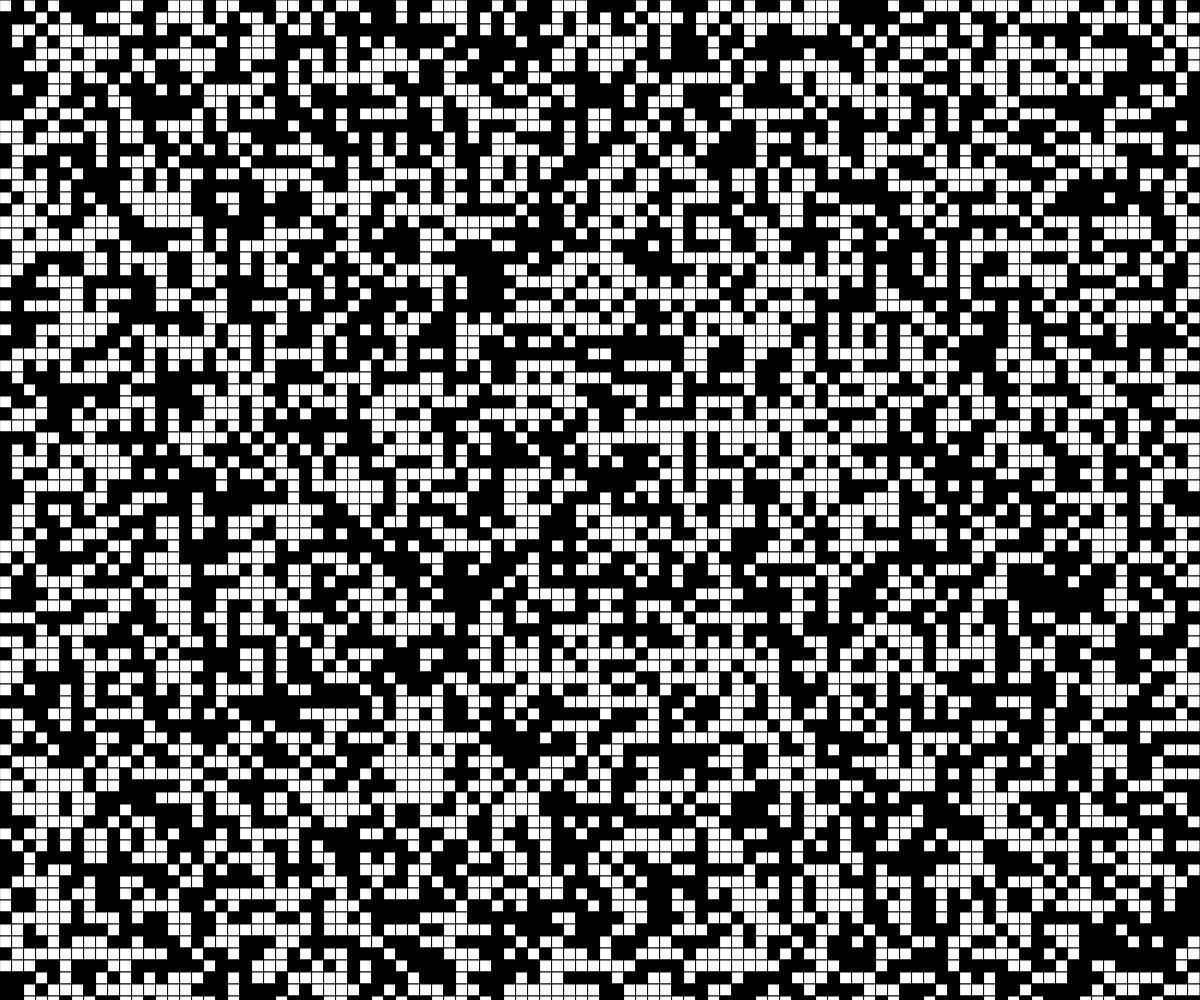
Frame 1 (no input)
Frame 60 (no input): identical to frame 1, image omitted
Frame 120 (the mouse pressed at the canvas centre since frame 60): identical to frame 1, image omitted

The p5.js sketch that drew this single still picture (run headless with seeded random() and noise() and a simulated clock; from frame 60 on, the mouse is pressed at the canvas centre):

// p5.js sketch
// ── sketch.js
// Dungeon crawl
// Daniel Messham
// Date
//
// Extra for Experts:
// - describe what you did to take this project "above and beyond"


let refresh = 60//target framerate, used to calc realfps
let millisecond = 0;//initilaize debug values

let gridX = 100;
let gridY = 100;

let grid = []
//standard object stats

let bgHue=(128);//Backgrond hue
let bgSat=(128);//Backgrond saturation
let bgBright=(18);//Background brightness


let levelObject = {
  x:3, //initial position
  y:3, //initial position
  texture:3, //inital speed X
  property:3, //inital speed Y
  ndx:1, //x collision
  ndy:1, //Y collision
  timeMult:0.7, // time based speed multiplyer
  size:15, //initial size
  sizeX:15,
  sizeY:15,
  index:0,
};

let player = {
  x:2, //initial position
  y:2, //initial position
  dx:30, //inital speed X
  dy:30, //inital speed Y
  ndy:5, //speed modifier X
  ndy:5, //speed modifier Y
  sizeX:17.5,
  sizeY:160, //initial size for x and y(squares)
  speed:1,//combined speed for horiz & vert
  score:0,//player 1 score
};


let enemy = {
  x:4, //initial position
  y:4, //initial position
  dx:60, //inital speed X
  dy:60, //inital speed X
  ndx:5, //speed modifier X
  ndy:5, //speed modifier Y
  type:100, // type
  difficulty:'very hard',
  sizeX:17.5,
  sizeY:160, //initial size for x and y(squares)
  speed:1,//combined speed for horiz & vert
  score:0,//score value
};

//standard object stats

function setup() {
  createCanvas(windowWidth, windowHeight);
  frameRate(refresh);
  background(12,35,12);
  //noStroke()
  fill(168)
  colorMode(HSB);
  imageMode(CENTER);
  noSmooth();
  grid = CreateRandom2dArray(gridX,gridY);
}

function windowResized(){
  createCanvas(windowWidth, windowHeight);
  noStroke()
  
}

function draw() {
  bg()
  displayGrid()
  frameDelta = frameCount//*deltaTime/1000

}

function bg(){
  //background(bgHue, bgSat, bgBright);//redraw the bg to ensure that no trails happen
  background(12,35,12);
  // for (let x = 30; x < width-30; x += 30) {
  //   for (let y = 30; y < height-30; y += 30) {
  //     let bgEffect = 1+int(dist(x, y, player.x, player.y));
  //     colorMode(HSB);
  //     fill(bgHue,bgSat*2,bgBright*2,map(bgEffect,0,128,0.9,0.5));
  //     rect(x, y, 25);
  //   }
  // }
}

function CreateEmpty2dArray(row, col){
  let grid = [];
  for(let y=0; y<row; y++){
    grid.push([])
    for(let x=0; x<col; x++){
      grid[y].push(0);
    }
  }
  return grid;
}

function CreateRandom2dArray(row, col){
  let grid = [];
  for(let y=0; y<row; y++){
    grid.push([])
    for(let x=0; x<col; x++){
      if(random(10)<=5){
        grid[y].push(1);
      }
      else{grid[y].push(0);}
    }
  }
  return grid;
}

function KeyIsPressed(){
  if(keyCode=83){
    CreateRandom2dArray(row,col);
    displayGrid();
  }
}

function displayGrid(){
  let xSize = width/gridX;
  //let ySize = height/gridY;
  let ySize = xSize;

  for(let y=0; y<gridY; y++){
    for(let x=0; x<gridX; x++){
      if (grid[y][x]===0){fill('white');}
      else if (grid[y][x]===1){fill('black');}
      rect(x*xSize, y*ySize, xSize,ySize);
    }
  }
}
